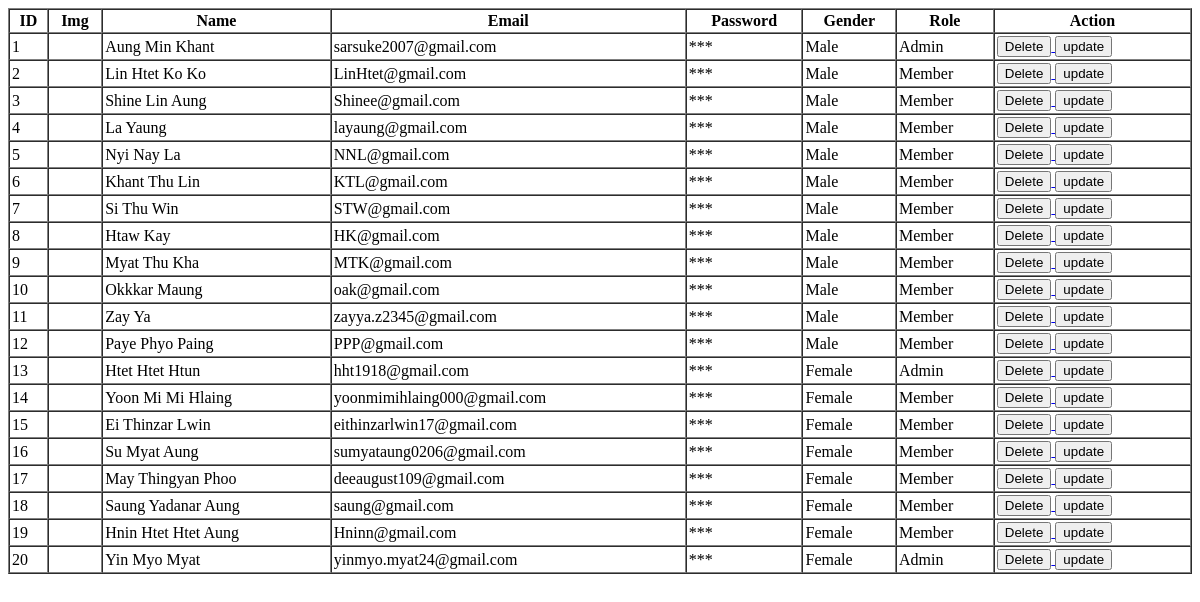
Page /users/users.php on the earlier database version.
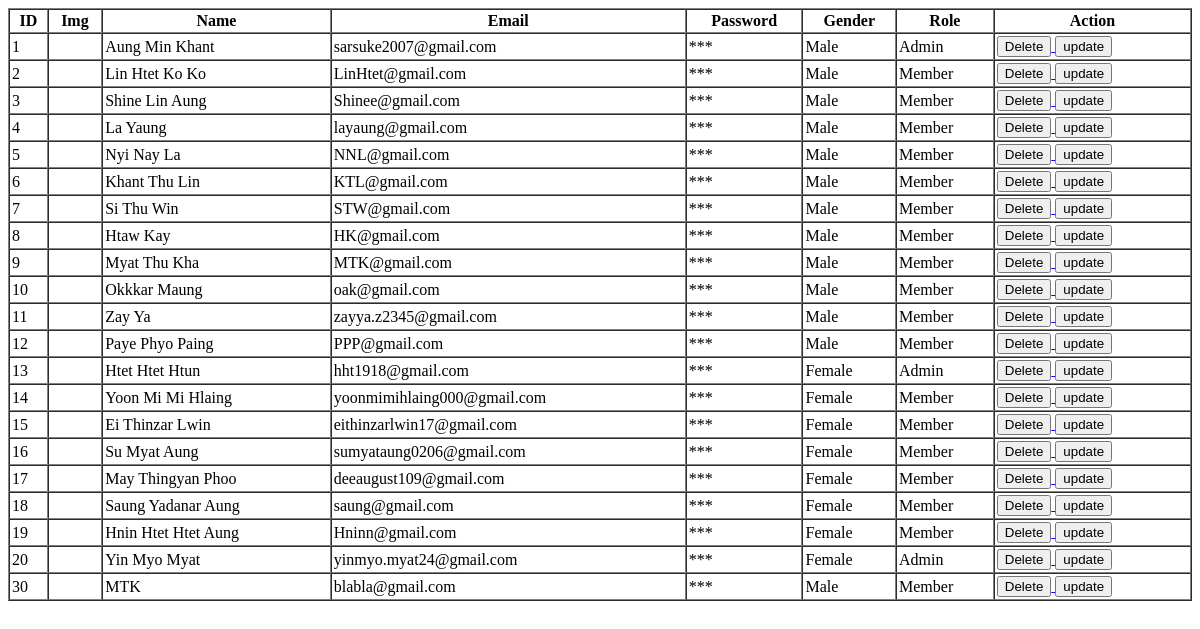
Same page on the later database version.
### tables this page shows
CREATE TABLE `users` (
  `id` int(11) NOT NULL,
  `img` varchar(100) NOT NULL,
  `name` varchar(100) NOT NULL,
  `email` varchar(100) NOT NULL,
  `password` varchar(100) NOT NULL,
  `gender_id` int(11) NOT NULL,
  `role_id` int(10) NOT NULL
);

CREATE TABLE `genders` (
  `id` int(11) NOT NULL,
  `name` varchar(100) NOT NULL
);

CREATE TABLE `roles` (
  `id` int(11) NOT NULL,
  `name` varchar(50) NOT NULL
);

### Database/DatabaseConnection.php (called while the page is built, shortened)
<?php
    class DatabaseConnection{
        private static $server      = 'localhost';
        private static $user        = 'root';
        private static $password    = '';
        private static $database    = 'kanban';
        private static $connection = null;
        public static function getInstance(){
            if(self::$connection == null){
                self::$connection = new mysqli(self::$server, self::$user, self::$password, self::$database);
            }
            return self::$connection;
        }
    }
?>

### Repositories/UserRepository.php (called while the page is built, shortened)
<?php
    require_once('../Models/User.php');
    require_once('../Database/DatabaseConnection.php');
    require_once('RoleRepository.php');
    require_once('GenderRepository.php');
    class UserRepository{
        public static $table_name = "users";
        private $connection;
        public function __construct($connection){
            $this->connection = $connection;
        }
        public function getAll(){
            $users = [];
            $query = "SELECT * FROM ". self::$table_name . ";";
            $results = $this->connection->query($query);
            if($results){
                while($row = mysqli_fetch_object($results)){
                    $users[] = $this->toModel($row);
                }
            }
            return $users;
        }
        public function toModel($obj){
            $user = null;
            if($obj)
                $user = new User($obj->id, $obj->img, $obj->name, $obj->email, $obj->password, $obj->gender_id, $obj->role_id);
            return $user;
        }
        public static function getUserRole($user){
            $roleRepo = new RoleRepository();
            return $roleRepo->find($user->role_id);
        }
        public static function getUserGender($user){
            $genderRepo = new GenderRepository();
            return $genderRepo->find($user->gender_id);
        }
    }
?>

### Models/User.php (called while the page is built, shortened)
<?php
    require_once("../Repositories/UserRepository.php");
    class User extends Model{
        public $gender;
        public $role;
        public function __construct($id, $img, $name, $email, $password, $gender_id, $role_id)
        {
            $this->id           = $id;
            $this->name         = $name;
            $this->email        = $email;
            $this->password     = $password;
            $this->gender_id    = $gender_id;
            $this->gender       = UserRepository::getUserGender($this);
            $this->role_id      = $role_id;
            $this->role         = UserRepository::getUserRole($this);
        }
        public function getRole(){
            return $this->role;
        }
        public function getGender(){
            return $this->gender;
        }
    }
?>

### Repositories/GenderRepository.php (called while the page is built, shortened)
<?php
    require_once('../Database/DatabaseConnection.php');
    class GenderRepository{
        public static $table_name = "genders";
        private $connection;
        public function __construct(){
            $this->connection = DatabaseConnection::getInstance();
        }
        public function find($id){
            $gender   = null;
            $query  = "SELECT * FROM ".self::$table_name." WHERE id = $id;";
            $result = $this->connection->query($query);
            if($result) $gender = $this->toModel(mysqli_fetch_object($result));
            return $gender;
        }
        public function toModel($obj){
            $gender = null;
            if($obj)
                $gender = new Role($obj->id, $obj->name);
            return $gender;
        }
    }
?>

### Repositories/RoleRepository.php (called while the page is built, shortened)
<?php
    require_once('../Models/Role.php');
    require_once('../Database/DatabaseConnection.php');
    class RoleRepository{
        public static $table_name = "roles";
        private $connection;
        public function __construct(){
            $this->connection = DatabaseConnection::getInstance();
        }
        public function find($id){
            $role   = null;
            $query  = "SELECT * FROM ".self::$table_name." WHERE id = $id;";
            $result = $this->connection->query($query);
            if($result) $role = $this->toModel(mysqli_fetch_object($result));
            return $role;
        }
        public function toModel($obj){
            $role = null;
            if($obj)
                $role = new Role($obj->id, $obj->name);
            return $role;
        }
    }
?>

### Models/Role.php (called while the page is built, shortened)
<?php
    class Role extends Model{
        public function __construct($id, $name)
        {
            $this->name     =$name;
        }
    }
?>

### users/users.php (the view, shortened to what the changed rows need)
<?php
    require_once("../Repositories/UserRepository.php");
    require_once("../Database/DatabaseConnection.php");
?>
<?php
    $userRepo = new UserRepository(DatabaseConnection::getInstance());
    $users = $userRepo->getAll();
?>
<html>
    <head>
    </head>
    <body>
        <table width="100%" border="1" cellspacing="0" cellpadding="2">
            <tr>
                <th>ID</th>
                <th>Img</th>
                <th>Name</th>
                <th>Email</th>
                <th onclick="togglePassword()">Password</th>
                <th>Gender</th>
                <th>Role</th>
                <th>Action</th>
            </tr>
        <?php foreach($users as $u): ?>
            <tr>
                <td><?=$u->id?></td>
                <td><?=$u->img?></td>
                <td><?=$u->name?></td>
                <td><?=$u->email?></td>
                <td data-password="<?=$u->password?>">***</td>
                <td><?=$u->getGender()->name?></td>
                <td><?=$u->getRole()->name?></td>
                <td>
                    <a href="deleteusers.php?id=<?=$u->id?>">
                        <button>Delete</button>
                    </a>
                    <a href="updateuserspage.php?id=<?=$u->id?>">
                        <button>update</button>
                    </a>
                </td>
            </tr>
        <?php endforeach;?>
        </table>
    </body>
</html>

Differences in the rows shown:
added users: id "30", name "MTK", email "blabla@gmail.com", gender.name "Male", role.name "Member"
